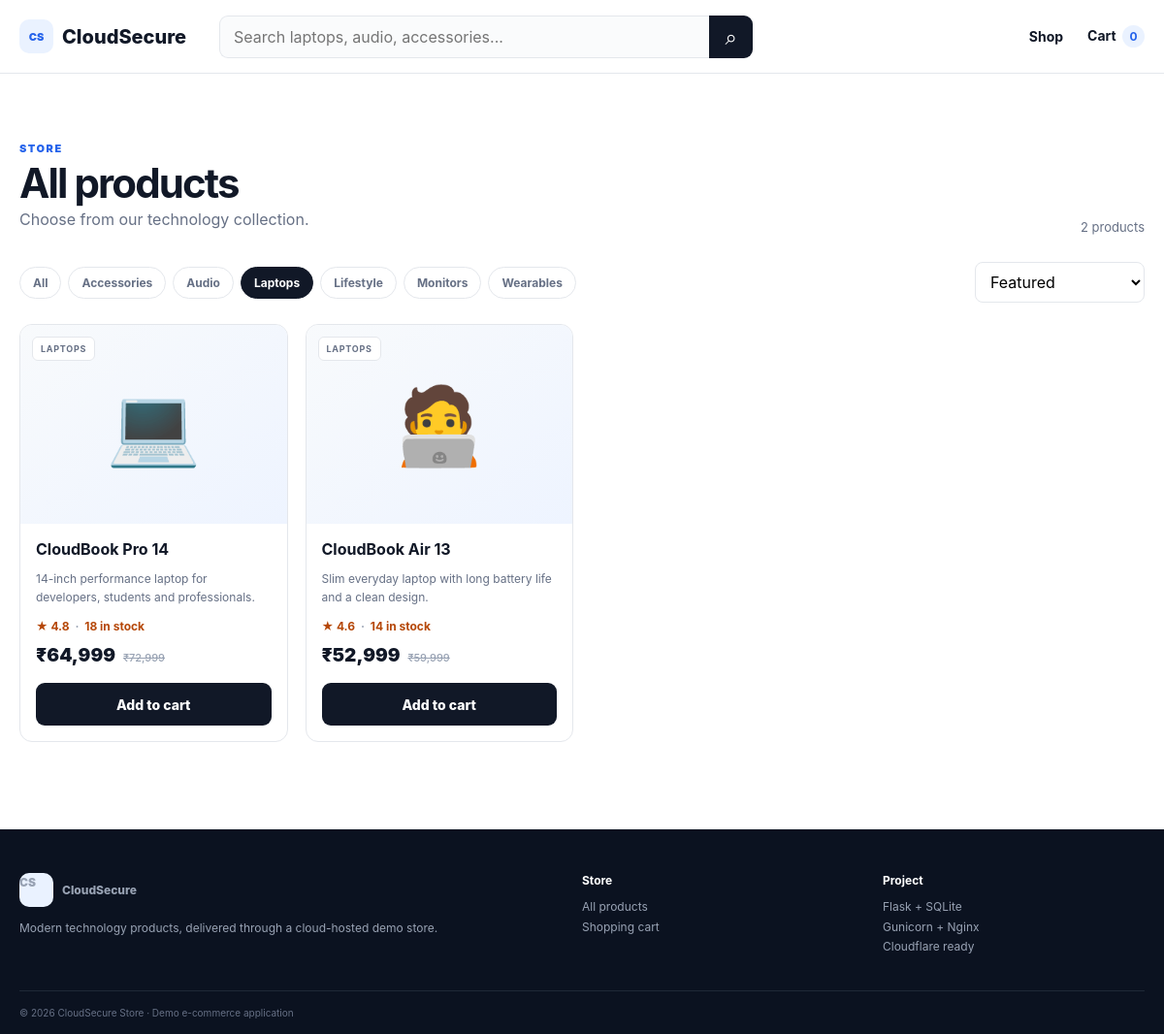
/shop?category=Laptops, run on the app's committed database.
### tables this page shows
CREATE TABLE products (
            id INTEGER PRIMARY KEY AUTOINCREMENT,
            name TEXT NOT NULL,
            category TEXT NOT NULL,
            price INTEGER NOT NULL,
            old_price INTEGER NOT NULL,
            emoji TEXT NOT NULL,
            description TEXT NOT NULL,
            rating REAL NOT NULL,
            stock INTEGER NOT NULL
        );

### app.py (the view)
@app.route("/shop")
def shop():
    q = request.args.get("q", "").strip()
    category = request.args.get("category", "").strip()
    sort = request.args.get("sort", "featured")
    sql = "SELECT * FROM products WHERE 1=1"
    params = []
    if q:
        sql += " AND (name LIKE ? OR description LIKE ?)"
        params += [f"%{q}%", f"%{q}%"]
    if category:
        sql += " AND category=?"
        params.append(category)
    order_map = {
        "price_low": "price ASC",
        "price_high": "price DESC",
        "rating": "rating DESC",
        "featured": "rating DESC, id ASC",
    }
    sql += " ORDER BY " + order_map.get(sort, order_map["featured"])
    products = db().execute(sql, params).fetchall()
    categories = db().execute("SELECT DISTINCT category FROM products ORDER BY category").fetchall()
    return render_template(
        "shop.html",
        products=products,
        categories=categories,
        q=q,
        category=category,
        sort=sort,
    )

### app.py (called while the page is built, shortened)
def db():
    if "db" not in g:
        g.db = sqlite3.connect(DB_PATH)
        g.db.row_factory = sqlite3.Row
    return g.db

def get_cart():
    return session.get("cart", {})

def cart_details():
    cart = get_cart()
    items = []
    total = 0
    count = 0
    return items, total, count

@app.context_processor
def global_values():
    _, total, count = cart_details()
    return {"cart_count": count, "cart_total": total}

@app.template_filter("money")
def money(value):
    return f"₹{int(value):,}"

### templates/shop.html (shortened to what this page needs)
{% extends "base.html" %}
{% block content %}
<section class="container section shop-page">
  <div class="shop-heading"><div><div class="eyebrow">STORE</div><h1>All products</h1><p>Choose from our technology collection.</p></div><span class="result-count">{{ products|length }} products</span></div>
  <div class="shop-toolbar">
    <div class="chips"><a class="{{ 'active' if not category else '' }}" href="{{ url_for('shop', q=q) }}">All</a>{% for c in categories %}<a class="{{ 'active' if category==c['category'] else '' }}" href="{{ url_for('shop', category=c['category'], q=q) }}">{{ c['category'] }}</a>{% endfor %}</div>
    <form><select name="sort" onchange="this.form.submit()"><option value="featured" {{ 'selected' if sort=='featured' }}>Featured</option></select></form>
  </div>
  <div class="product-grid">
  {% for p in products %}
    <article class="product-card">
      <a class="product-art" href="{{ url_for('product', product_id=p['id']) }}"><span>{{ p['emoji'] }}</span><b>{{ p['category'] }}</b></a>
      <div class="product-body"><a href="{{ url_for('product', product_id=p['id']) }}"><h3>{{ p['name'] }}</h3></a><p>{{ p['description'] }}</p><div class="rating">★ {{ p['rating'] }} <span>·</span> {{ p['stock'] }} in stock</div><div class="price">{{ p['price']|money }} <del>{{ p['old_price']|money }}</del></div><form method="post" action="{{ url_for('add_to_cart', product_id=p['id']) }}"><button class="btn dark full">Add to cart</button></form></div>
    </article>
  {% else %}<div class="empty"><div>🔎</div><h2>No products found</h2><p>Try a different search or category.</p><a class="btn primary" href="{{ url_for('shop') }}">Clear filters</a></div>{% endfor %}
  </div>
</section>
{% endblock %}

### static/css/style.css (style rules this page uses)
:root { --ink:#111827;--muted:#667085;--line:#e4e7ec;--soft:#f7f9fc;--blue:#2563eb;--blue2:#1d4ed8;--dark:#111827;--green:#079455;--orange:#b54708;--white:#fff }
* { box-sizing:border-box }
html { scroll-behavior:smooth }
body { margin:0;font-family:Inter,ui-sans-serif,system-ui,-apple-system,BlinkMacSystemFont,"Segoe UI",sans-serif;color:var(--ink);background:#fff }
a { text-decoration:none;color:inherit }
button,input,select { font:inherit }
.container { width:min(1180px,calc(100% - 40px));margin:auto }
.eyebrow { font-size:11px;letter-spacing:.14em;font-weight:900;color:var(--blue) }
h1 { font-size:56px;line-height:1.03;letter-spacing:-.045em;margin:13px 0 21px }
.btn { display:inline-flex;align-items:center;justify-content:center;border:0;border-radius:9px;padding:12px 18px;font-weight:800;cursor:pointer;font-size:14px;min-height:44px }
.btn.dark { background:var(--dark);color:#fff }
.section { padding-top:70px;padding-bottom:70px }
.section-title,.shop-heading { display:flex;justify-content:space-between;align-items:end;margin-bottom:28px }
.section-title h2,.shop-heading h1 { margin:7px 0 0 }
.product-grid { display:grid;grid-template-columns:repeat(4,1fr);gap:18px }
.product-card { border:1px solid var(--line);border-radius:13px;overflow:hidden;background:#fff;transition:transform .18s,box-shadow .18s }
.product-art { height:205px;background:linear-gradient(145deg,#f8fafc,#eef4ff);position:relative;display:grid;place-items:center }
.product-art span { font-size:78px }
.product-art b { position:absolute;left:12px;top:12px;padding:6px 8px;border-radius:6px;background:#fff;border:1px solid var(--line);font-size:9px;text-transform:uppercase;letter-spacing:.08em;color:#667085 }
.product-body { padding:16px }
.product-body h3 { margin:0 0 7px;font-size:16px }
.product-body p { color:var(--muted);font-size:12px;line-height:1.55;min-height:38px }
.rating { color:var(--orange);font-size:12px;font-weight:750 }
.rating span { color:#98a2b3;margin:0 3px }
.price { font-size:19px;font-weight:900;margin:11px 0 }
.price del { color:#98a2b3;font-size:11px;font-weight:500;margin-left:4px }
.full { width:100%;margin-top:6px }
.shop-heading h1 { font-size:42px }
.shop-heading p { color:var(--muted);margin:6px 0 }
.result-count { color:var(--muted);font-size:13px }
.shop-toolbar { display:flex;justify-content:space-between;gap:15px;align-items:center;margin-bottom:22px }
.chips { display:flex;gap:7px;flex-wrap:wrap }
.chips a { border:1px solid var(--line);border-radius:99px;padding:8px 13px;font-size:12px;color:var(--muted);font-weight:750 }
.chips a.active { background:var(--dark);color:#fff;border-color:var(--dark) }
select { border:1px solid var(--line);border-radius:8px;padding:9px 11px;background:#fff }

### data on the page
products: emoji "💻", category "LAPTOPS", name "CloudBook Pro 14", description "14-inch performance laptop for developers, students and professionals.", rating "4.8", stock "18", price "₹64,999", old_price "₹72,999"
products: emoji "🧑‍💻", category "LAPTOPS", name "CloudBook Air 13", description "Slim everyday laptop with long battery life and a clean design.", rating "4.6", stock "14", price "₹52,999", old_price "₹59,999"

### other printed values
{{ cart_count }} "0"
{{ products|length }} "2"
{{ c['category'] }} "Accessories" "Audio" "Laptops" "Lifestyle" "Monitors" "Wearables"
